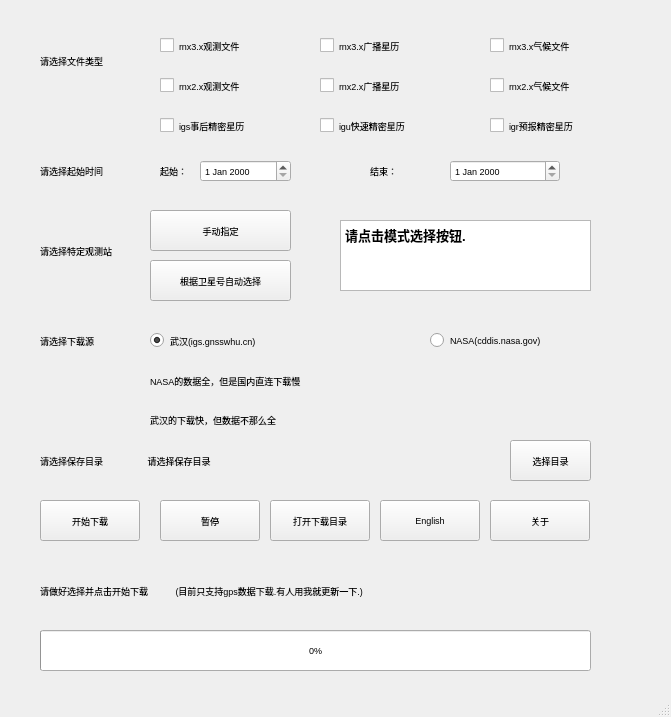
<?xml version="1.0" encoding="UTF-8"?>
<ui version="4.0">
 <class>MainWindow</class>
 <widget class="QMainWindow" name="MainWindow">
  <property name="windowModality">
   <enum>Qt::NonModal</enum>
  </property>
  <property name="geometry">
   <rect>
    <x>0</x>
    <y>0</y>
    <width>671</width>
    <height>717</height>
   </rect>
  </property>
  <property name="sizePolicy">
   <sizepolicy hsizetype="Preferred" vsizetype="Preferred">
    <horstretch>0</horstretch>
    <verstretch>0</verstretch>
   </sizepolicy>
  </property>
  <property name="font">
   <font>
    <family>Microsoft YaHei UI</family>
    <pointsize>10</pointsize>
    <weight>75</weight>
    <bold>true</bold>
   </font>
  </property>
  <property name="windowTitle">
   <string extracomment=" By mereith.">GNSS数据下载器     V2.0   By mereith.</string>
  </property>
  <property name="windowIcon">
   <iconset>
    <normaloff>../favicon.ico</normaloff>
    <normalon>../favicon.ico</normalon>../favicon.ico</iconset>
  </property>
  <property name="toolTip">
   <string/>
  </property>
  <widget class="QWidget" name="centralwidget">
   <widget class="QLabel" name="label">
    <property name="geometry">
     <rect>
      <x>40</x>
      <y>40</y>
      <width>121</width>
      <height>41</height>
     </rect>
    </property>
    <property name="font">
     <font>
      <family>Arial</family>
      <pointsize>7</pointsize>
      <weight>50</weight>
      <bold>false</bold>
     </font>
    </property>
    <property name="text">
     <string>请选择文件类型</string>
    </property>
    <property name="textFormat">
     <enum>Qt::AutoText</enum>
    </property>
   </widget>
   <widget class="QCheckBox" name="checkBox_rnx_o">
    <property name="geometry">
     <rect>
      <x>160</x>
      <y>30</y>
      <width>141</width>
      <height>31</height>
     </rect>
    </property>
    <property name="font">
     <font>
      <family>Arial</family>
      <pointsize>7</pointsize>
      <weight>50</weight>
      <bold>false</bold>
     </font>
    </property>
    <property name="text">
     <string>rnx3.x观测文件</string>
    </property>
   </widget>
   <widget class="QCheckBox" name="checkBox_rnx_n">
    <property name="geometry">
     <rect>
      <x>320</x>
      <y>30</y>
      <width>141</width>
      <height>31</height>
     </rect>
    </property>
    <property name="font">
     <font>
      <family>Arial</family>
      <pointsize>7</pointsize>
      <weight>50</weight>
      <bold>false</bold>
     </font>
    </property>
    <property name="text">
     <string>rnx3.x广播星历</string>
    </property>
   </widget>
   <widget class="QCheckBox" name="checkBox_rnx_m">
    <property name="geometry">
     <rect>
      <x>490</x>
      <y>30</y>
      <width>131</width>
      <height>31</height>
     </rect>
    </property>
    <property name="font">
     <font>
      <family>Arial</family>
      <pointsize>7</pointsize>
      <weight>50</weight>
      <bold>false</bold>
     </font>
    </property>
    <property name="text">
     <string>rnx3.x气候文件</string>
    </property>
   </widget>
   <widget class="QCheckBox" name="checkBox_o">
    <property name="geometry">
     <rect>
      <x>160</x>
      <y>70</y>
      <width>131</width>
      <height>31</height>
     </rect>
    </property>
    <property name="font">
     <font>
      <family>Arial</family>
      <pointsize>7</pointsize>
      <weight>50</weight>
      <bold>false</bold>
     </font>
    </property>
    <property name="text">
     <string>rnx2.x观测文件</string>
    </property>
   </widget>
   <widget class="QCheckBox" name="checkBox_n">
    <property name="geometry">
     <rect>
      <x>320</x>
      <y>70</y>
      <width>141</width>
      <height>31</height>
     </rect>
    </property>
    <property name="font">
     <font>
      <family>Arial</family>
      <pointsize>7</pointsize>
      <weight>50</weight>
      <bold>false</bold>
     </font>
    </property>
    <property name="text">
     <string>rnx2.x广播星历</string>
    </property>
   </widget>
   <widget class="QCheckBox" name="checkBox_m">
    <property name="geometry">
     <rect>
      <x>490</x>
      <y>70</y>
      <width>131</width>
      <height>31</height>
     </rect>
    </property>
    <property name="font">
     <font>
      <family>Arial</family>
      <pointsize>7</pointsize>
      <weight>50</weight>
      <bold>false</bold>
     </font>
    </property>
    <property name="text">
     <string>rnx2.x气候文件</string>
    </property>
   </widget>
   <widget class="QCheckBox" name="checkBox_igs_sp3">
    <property name="geometry">
     <rect>
      <x>160</x>
      <y>110</y>
      <width>131</width>
      <height>31</height>
     </rect>
    </property>
    <property name="font">
     <font>
      <family>Arial</family>
      <pointsize>7</pointsize>
      <weight>50</weight>
      <bold>false</bold>
     </font>
    </property>
    <property name="text">
     <string>igs事后精密星历</string>
    </property>
   </widget>
   <widget class="QLabel" name="label_2">
    <property name="geometry">
     <rect>
      <x>40</x>
      <y>150</y>
      <width>191</width>
      <height>41</height>
     </rect>
    </property>
    <property name="font">
     <font>
      <family>Arial</family>
      <pointsize>7</pointsize>
      <weight>50</weight>
      <bold>false</bold>
     </font>
    </property>
    <property name="text">
     <string>请选择起始时间</string>
    </property>
    <property name="textFormat">
     <enum>Qt::AutoText</enum>
    </property>
   </widget>
   <widget class="QDateEdit" name="dateEdit_start">
    <property name="geometry">
     <rect>
      <x>200</x>
      <y>160</y>
      <width>91</width>
      <height>22</height>
     </rect>
    </property>
    <property name="font">
     <font>
      <family>Arial</family>
      <pointsize>7</pointsize>
      <weight>50</weight>
      <bold>false</bold>
     </font>
    </property>
   </widget>
   <widget class="QLabel" name="label_3">
    <property name="geometry">
     <rect>
      <x>160</x>
      <y>150</y>
      <width>31</width>
      <height>41</height>
     </rect>
    </property>
    <property name="font">
     <font>
      <family>Arial</family>
      <pointsize>7</pointsize>
      <weight>50</weight>
      <bold>false</bold>
     </font>
    </property>
    <property name="text">
     <string>起始：</string>
    </property>
    <property name="textFormat">
     <enum>Qt::AutoText</enum>
    </property>
   </widget>
   <widget class="QDateEdit" name="dateEdit_end">
    <property name="geometry">
     <rect>
      <x>450</x>
      <y>160</y>
      <width>110</width>
      <height>22</height>
     </rect>
    </property>
    <property name="font">
     <font>
      <family>Arial</family>
      <pointsize>7</pointsize>
      <weight>50</weight>
      <bold>false</bold>
     </font>
    </property>
   </widget>
   <widget class="QLabel" name="label_4">
    <property name="geometry">
     <rect>
      <x>370</x>
      <y>150</y>
      <width>41</width>
      <height>41</height>
     </rect>
    </property>
    <property name="font">
     <font>
      <family>Arial</family>
      <pointsize>7</pointsize>
      <weight>50</weight>
      <bold>false</bold>
     </font>
    </property>
    <property name="text">
     <string>结束：</string>
    </property>
    <property name="textFormat">
     <enum>Qt::AutoText</enum>
    </property>
   </widget>
   <widget class="QLabel" name="label_5">
    <property name="geometry">
     <rect>
      <x>40</x>
      <y>230</y>
      <width>101</width>
      <height>41</height>
     </rect>
    </property>
    <property name="font">
     <font>
      <family>Arial</family>
      <pointsize>7</pointsize>
      <weight>50</weight>
      <bold>false</bold>
     </font>
    </property>
    <property name="text">
     <string>请选择特定观测站</string>
    </property>
    <property name="textFormat">
     <enum>Qt::AutoText</enum>
    </property>
   </widget>
   <widget class="QTextEdit" name="textEdit_stations">
    <property name="geometry">
     <rect>
      <x>340</x>
      <y>220</y>
      <width>251</width>
      <height>71</height>
     </rect>
    </property>
    <property name="font">
     <font>
      <family>Arial</family>
      <pointsize>7</pointsize>
      <weight>50</weight>
      <bold>false</bold>
     </font>
    </property>
    <property name="html">
     <string>&lt;!DOCTYPE HTML PUBLIC &quot;-//W3C//DTD HTML 4.0//EN&quot; &quot;http://www.w3.org/TR/REC-html40/strict.dtd&quot;&gt;
&lt;html&gt;&lt;head&gt;&lt;meta name=&quot;qrichtext&quot; content=&quot;1&quot; /&gt;&lt;style type=&quot;text/css&quot;&gt;
p, li { white-space: pre-wrap; }
&lt;/style&gt;&lt;/head&gt;&lt;body style=&quot; font-family:'Arial'; font-size:7pt; font-weight:400; font-style:normal;&quot;&gt;
&lt;p style=&quot; margin-top:0px; margin-bottom:0px; margin-left:0px; margin-right:0px; -qt-block-indent:0; text-indent:0px;&quot;&gt;&lt;span style=&quot; font-size:10pt; font-weight:600;&quot;&gt;请点击模式选择按钮.&lt;/span&gt;&lt;/p&gt;&lt;/body&gt;&lt;/html&gt;</string>
    </property>
   </widget>
   <widget class="QLabel" name="label_6">
    <property name="geometry">
     <rect>
      <x>40</x>
      <y>320</y>
      <width>181</width>
      <height>41</height>
     </rect>
    </property>
    <property name="font">
     <font>
      <family>Arial</family>
      <pointsize>7</pointsize>
      <weight>50</weight>
      <bold>false</bold>
     </font>
    </property>
    <property name="text">
     <string>请选择下载源</string>
    </property>
    <property name="textFormat">
     <enum>Qt::AutoText</enum>
    </property>
   </widget>
   <widget class="QRadioButton" name="radioButton_wuhan">
    <property name="geometry">
     <rect>
      <x>150</x>
      <y>330</y>
      <width>171</width>
      <height>21</height>
     </rect>
    </property>
    <property name="font">
     <font>
      <family>Arial</family>
      <pointsize>7</pointsize>
      <weight>50</weight>
      <bold>false</bold>
     </font>
    </property>
    <property name="text">
     <string>武汉(igs.gnsswhu.cn)</string>
    </property>
    <property name="checked">
     <bool>true</bool>
    </property>
   </widget>
   <widget class="QRadioButton" name="radioButton_nasa">
    <property name="geometry">
     <rect>
      <x>430</x>
      <y>330</y>
      <width>271</width>
      <height>21</height>
     </rect>
    </property>
    <property name="font">
     <font>
      <family>Arial</family>
      <pointsize>7</pointsize>
      <weight>50</weight>
      <bold>false</bold>
     </font>
    </property>
    <property name="text">
     <string>NASA(cddis.nasa.gov)</string>
    </property>
   </widget>
   <widget class="QLabel" name="label_7">
    <property name="geometry">
     <rect>
      <x>150</x>
      <y>370</y>
      <width>791</width>
      <height>21</height>
     </rect>
    </property>
    <property name="font">
     <font>
      <family>Arial</family>
      <pointsize>7</pointsize>
      <weight>50</weight>
      <bold>false</bold>
     </font>
    </property>
    <property name="text">
     <string>NASA的数据全，但是国内直连下载慢</string>
    </property>
    <property name="textFormat">
     <enum>Qt::AutoText</enum>
    </property>
   </widget>
   <widget class="QLabel" name="label_8">
    <property name="geometry">
     <rect>
      <x>40</x>
      <y>440</y>
      <width>101</width>
      <height>41</height>
     </rect>
    </property>
    <property name="font">
     <font>
      <family>Arial</family>
      <pointsize>7</pointsize>
      <weight>50</weight>
      <bold>false</bold>
     </font>
    </property>
    <property name="text">
     <string>请选择保存目录</string>
    </property>
    <property name="textFormat">
     <enum>Qt::AutoText</enum>
    </property>
   </widget>
   <widget class="QPushButton" name="pushButton_path">
    <property name="geometry">
     <rect>
      <x>510</x>
      <y>440</y>
      <width>81</width>
      <height>41</height>
     </rect>
    </property>
    <property name="font">
     <font>
      <family>Arial</family>
      <pointsize>7</pointsize>
      <weight>50</weight>
      <bold>false</bold>
     </font>
    </property>
    <property name="text">
     <string>选择目录</string>
    </property>
   </widget>
   <widget class="QPushButton" name="pushButton_download">
    <property name="geometry">
     <rect>
      <x>40</x>
      <y>500</y>
      <width>100</width>
      <height>41</height>
     </rect>
    </property>
    <property name="font">
     <font>
      <family>Arial</family>
      <pointsize>7</pointsize>
      <weight>50</weight>
      <bold>false</bold>
     </font>
    </property>
    <property name="text">
     <string>开始下载</string>
    </property>
   </widget>
   <widget class="QPushButton" name="pushButton_about">
    <property name="geometry">
     <rect>
      <x>490</x>
      <y>500</y>
      <width>100</width>
      <height>41</height>
     </rect>
    </property>
    <property name="font">
     <font>
      <family>Arial</family>
      <pointsize>7</pointsize>
      <weight>50</weight>
      <bold>false</bold>
     </font>
    </property>
    <property name="text">
     <string>关于</string>
    </property>
   </widget>
   <widget class="QProgressBar" name="progressBar">
    <property name="geometry">
     <rect>
      <x>40</x>
      <y>630</y>
      <width>551</width>
      <height>41</height>
     </rect>
    </property>
    <property name="font">
     <font>
      <family>Arial</family>
      <pointsize>7</pointsize>
      <weight>50</weight>
      <bold>false</bold>
     </font>
    </property>
    <property name="value">
     <number>0</number>
    </property>
    <property name="textDirection">
     <enum>QProgressBar::TopToBottom</enum>
    </property>
    <property name="format">
     <string>%p%</string>
    </property>
   </widget>
   <widget class="QLabel" name="label_info">
    <property name="geometry">
     <rect>
      <x>40</x>
      <y>570</y>
      <width>521</width>
      <height>41</height>
     </rect>
    </property>
    <property name="font">
     <font>
      <family>Arial</family>
      <pointsize>7</pointsize>
      <weight>50</weight>
      <bold>false</bold>
     </font>
    </property>
    <property name="text">
     <string>请做好选择并点击开始下载           (目前只支持gps数据下载.有人用我就更新一下.)</string>
    </property>
    <property name="textFormat">
     <enum>Qt::AutoText</enum>
    </property>
   </widget>
   <widget class="QLabel" name="label_path">
    <property name="geometry">
     <rect>
      <x>140</x>
      <y>440</y>
      <width>341</width>
      <height>41</height>
     </rect>
    </property>
    <property name="font">
     <font>
      <family>Arial</family>
      <pointsize>7</pointsize>
      <weight>50</weight>
      <bold>false</bold>
     </font>
    </property>
    <property name="text">
     <string>   请选择保存目录</string>
    </property>
    <property name="textFormat">
     <enum>Qt::AutoText</enum>
    </property>
   </widget>
   <widget class="QLabel" name="label_10">
    <property name="geometry">
     <rect>
      <x>150</x>
      <y>410</y>
      <width>791</width>
      <height>20</height>
     </rect>
    </property>
    <property name="font">
     <font>
      <family>Arial</family>
      <pointsize>7</pointsize>
      <weight>50</weight>
      <bold>false</bold>
     </font>
    </property>
    <property name="text">
     <string>武汉的下载快，但数据不那么全</string>
    </property>
    <property name="textFormat">
     <enum>Qt::AutoText</enum>
    </property>
   </widget>
   <widget class="QCheckBox" name="checkBox_igu_sp3">
    <property name="geometry">
     <rect>
      <x>320</x>
      <y>110</y>
      <width>131</width>
      <height>31</height>
     </rect>
    </property>
    <property name="font">
     <font>
      <family>Arial</family>
      <pointsize>7</pointsize>
      <weight>50</weight>
      <bold>false</bold>
     </font>
    </property>
    <property name="text">
     <string>igu快速精密星历</string>
    </property>
   </widget>
   <widget class="QCheckBox" name="checkBox_igr_sp3">
    <property name="geometry">
     <rect>
      <x>490</x>
      <y>110</y>
      <width>181</width>
      <height>31</height>
     </rect>
    </property>
    <property name="font">
     <font>
      <family>Arial</family>
      <pointsize>7</pointsize>
      <weight>50</weight>
      <bold>false</bold>
     </font>
    </property>
    <property name="text">
     <string>igr预报精密星历</string>
    </property>
   </widget>
   <widget class="QPushButton" name="pushButton_open_save_path">
    <property name="geometry">
     <rect>
      <x>270</x>
      <y>500</y>
      <width>100</width>
      <height>41</height>
     </rect>
    </property>
    <property name="font">
     <font>
      <family>Arial</family>
      <pointsize>7</pointsize>
      <weight>50</weight>
      <bold>false</bold>
     </font>
    </property>
    <property name="text">
     <string>打开下载目录</string>
    </property>
   </widget>
   <widget class="QPushButton" name="pushButton_english">
    <property name="geometry">
     <rect>
      <x>380</x>
      <y>500</y>
      <width>100</width>
      <height>41</height>
     </rect>
    </property>
    <property name="font">
     <font>
      <family>Arial</family>
      <pointsize>7</pointsize>
      <weight>50</weight>
      <bold>false</bold>
     </font>
    </property>
    <property name="text">
     <string>English</string>
    </property>
   </widget>
   <widget class="QPushButton" name="pushButton_shoudong">
    <property name="geometry">
     <rect>
      <x>150</x>
      <y>210</y>
      <width>141</width>
      <height>41</height>
     </rect>
    </property>
    <property name="font">
     <font>
      <family>Arial</family>
      <pointsize>7</pointsize>
      <weight>50</weight>
      <bold>false</bold>
     </font>
    </property>
    <property name="text">
     <string>手动指定</string>
    </property>
   </widget>
   <widget class="QPushButton" name="pushButton_auto">
    <property name="geometry">
     <rect>
      <x>150</x>
      <y>260</y>
      <width>141</width>
      <height>41</height>
     </rect>
    </property>
    <property name="font">
     <font>
      <family>Arial</family>
      <pointsize>7</pointsize>
      <weight>50</weight>
      <bold>false</bold>
     </font>
    </property>
    <property name="text">
     <string>根据卫星号自动选择</string>
    </property>
   </widget>
   <widget class="QPushButton" name="pushButton_pause">
    <property name="geometry">
     <rect>
      <x>160</x>
      <y>500</y>
      <width>100</width>
      <height>41</height>
     </rect>
    </property>
    <property name="font">
     <font>
      <family>Arial</family>
      <pointsize>7</pointsize>
      <weight>50</weight>
      <bold>false</bold>
     </font>
    </property>
    <property name="text">
     <string>暂停</string>
    </property>
   </widget>
  </widget>
  <widget class="QStatusBar" name="statusbar">
   <property name="enabled">
    <bool>true</bool>
   </property>
  </widget>
 </widget>
 <resources/>
 <connections/>
</ui>
